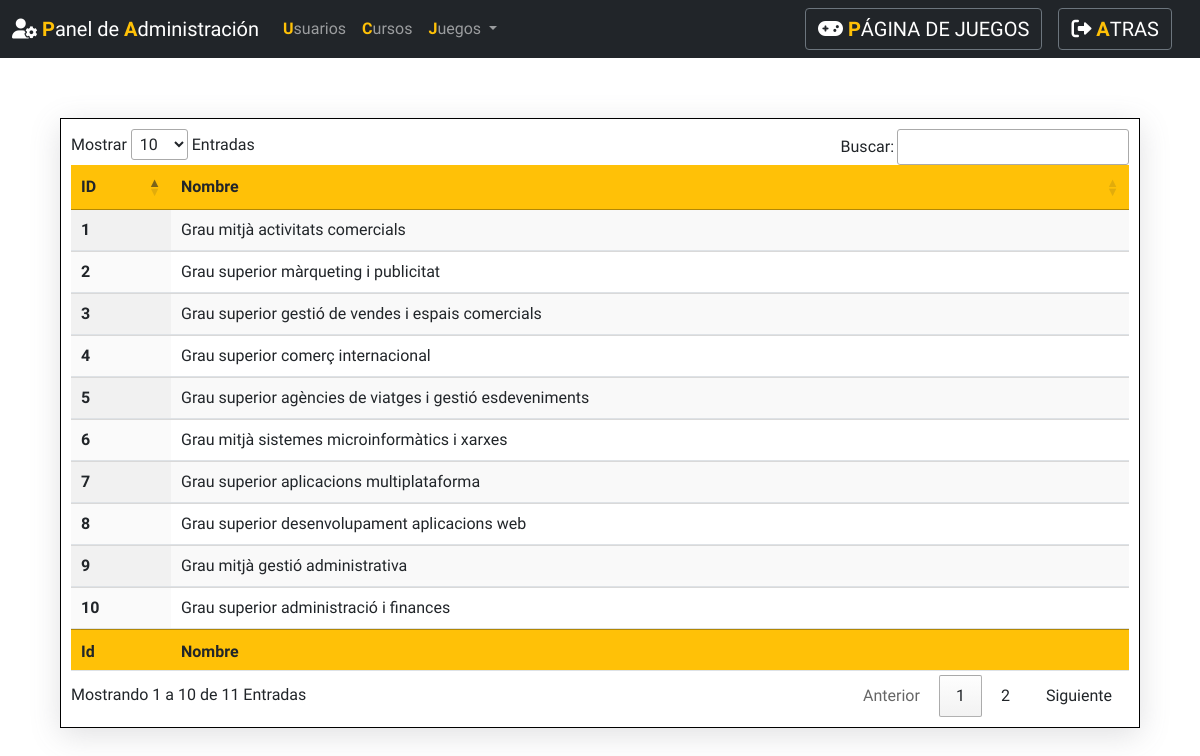
Page /ADMIN/cursos.php on the committed database.
### tables this page shows
CREATE TABLE `curso` (
  `Id` int NOT NULL,
  `Nombre` varchar(65) DEFAULT NULL,
  PRIMARY KEY (`Id`)
);

### ADMIN/php_librarys/bd.php (called while the page is built, shortened)
<?php
function openBd(){
    $servername = "localhost";
    $username = "root";
    $password = "mysql";
  $conexion = new PDO("mysql:host=$servername;dbname=juego", $username, $password);
  $conexion->setAttribute(PDO::ATTR_ERRMODE, PDO::ERRMODE_EXCEPTION);
  $conexion->exec("set names utf8");
  return $conexion;
}
function closeBd(){
    return null;
}
function selectCursos(){
    $conexion=openBd();
    $sentenciaText="SELECT * from curso";
    $sentencia = $conexion->prepare($sentenciaText);
    $sentencia->execute();
    $resultado=$sentencia->fetchAll();
    return $resultado;
}

### ADMIN/cursos.php (the view, shortened to what this page needs)
<?php require_once('./php_librarys/bd.php');
$cursos = selectCursos();
?>
<!doctype html>
<html lang="en">
  <head>
    <link href="https://cdn.jsdelivr.net/npm/bootstrap@5.1.3/dist/css/bootstrap.min.css" rel="stylesheet">
<link rel="stylesheet" href="https://cdn.datatables.net/1.11.3/css/jquery.dataTables.min.css">
<link rel="stylesheet" href="styles/style.css">
<link rel="stylesheet" href="https://cdnjs.cloudflare.com/ajax/libs/font-awesome/6.0.0-beta2/css/all.min.css">
  </head>
  <body>
  <header>
    <?php include "php_partials/navbar.php";?>
  </header>
    <div class="container-fluid container-principal">
      <table id="example" class="display table table-striped " style="width:100%">
        <thead >
            <tr>
                <th class="bg-warning text-dark">ID</th>
                <th class="bg-warning text-dark">Nombre</th>
            </tr>
        </thead>
        <tbody>
           <?php
              foreach ($cursos as  $curso) {
                echo "<tr>";
                echo "<th class=\"idUsuario\" scope=\"row\">" . $curso['Id'] . "</th>";
                echo "<td>" . $curso['Nombre'] . "</td>";
                echo "</tr>";
              }
              ?>
        </tbody>
        <tfoot>
            <tr>
                <th class="bg-warning text-dark">Id</th>
                <th class="bg-warning text-dark">Nombre</th>
            </tr>
        </tfoot>
      </table>
    </div>
  </body>
</html>

### ADMIN/styles/style.css (style rules this page uses)
body { box-sizing: border-box; background:url(../img/fondo.png)no-repeat center center fixed; background-size: cover; font-family: 'Open Sans Condensed', sans-serif; font-family: 'Saira Condensed', sans-serif; }
.container-principal { width: 90%; margin-top: 60px; padding: 10px; border: 1px solid rgb(0, 0, 0); background-color: rgb(255, 255, 255); box-shadow: rgba(100, 100, 111, 0.2) 0px 7px 29px 0px; }
.idUsuario { width: 80px; }

### rows in the picture
curso: Id "1", Nombre "Grau mitjà activitats comercials"
curso: Id "2", Nombre "Grau superior màrqueting i publicitat"
curso: Id "3", Nombre "Grau superior gestió de vendes i espais comercials"
curso: Id "4", Nombre "Grau superior comerç internacional"
curso: Id "5", Nombre "Grau superior agències de viatges i gestió esdeveniments"
curso: Id "6", Nombre "Grau mitjà sistemes microinformàtics i xarxes"
curso: Id "7", Nombre "Grau superior aplicacions multiplataforma"
curso: Id "8", Nombre "Grau superior desenvolupament aplicacions web"
curso: Id "9", Nombre "Grau mitjà gestió administrativa"
curso: Id "10", Nombre "Grau superior administració i finances"
